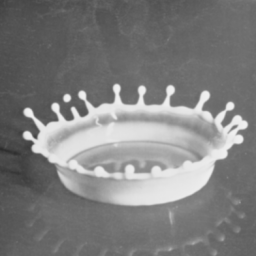
#> input picture Day5-1/image/milkdrop.bmp, 256 x 256 px
$ python 10_contours2.py
#> lines starting #> are read from the running program, lines starting #| are printed output that depends on the picture; after the words box and inside, x2 and y2 are one past the last pixel; in counts of white or black regions, pixels touching at a corner belong together
import cv2
import random

# 이미지 파일 경로
img_path = './image/milkdrop.bmp'

# 'Malgun Gothic' 폰트를 사용하여 한글 지원
font_path = 'C:/Windows/Fonts/malgun.ttf'
font = cv2.FONT_HERSHEY_SIMPLEX

img = cv2.imread(img_path, cv2.IMREAD_GRAYSCALE)
#> img is the input picture: shape (256, 256); min 44, max 240, mean 126.1

# 이미지 처리를 위해 가우시안 블러와 캐니 에지 검출을 적용합니다.
blurred_img = cv2.GaussianBlur(img, (5, 5), 0)
edges = cv2.Canny(blurred_img, 30, 150)
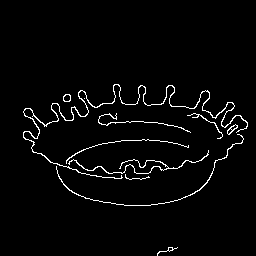
#> edges: shape (256, 256); 2.9% white in thin lines or dots, all inside (x1, y1, x2, y2) = (23, 84, 248, 256)

# 에지 검출된 이미지에서 윤곽선을 검출합니다.
contours, _ = cv2.findContours(edges, cv2.RETR_EXTERNAL, cv2.CHAIN_APPROX_NONE)
#> contours = 11 contours, 6 with area under 20; largest, box (x1, y1, x2, y2) and area: (23, 84, 248, 179) 204, (68, 150, 209, 174) 60, (56, 134, 244, 206) 48, (227, 124, 238, 135) 46, (63, 94, 71, 102) 46

# 윤곽선을 그리기 위해 새로운 빈 이미지를 생성합니다.
dst = cv2.cvtColor(img, cv2.COLOR_GRAY2BGR)

# 랜덤한 색상으로 윤곽선을 그립니다.
for contour in contours:
    color = (random.randint(0, 255), random.randint(0, 255), random.randint(0, 255))
    cv2.drawContours(dst, [contour], -1, color, 3)
#> this loop made 11 passes
#> color on passes 1, 2, 3, 4, 5, 6, 7, 8, 10, 11: (197, 215, 20), (132, 248, 207), (155, 244, 183), (111, 71, 144), (71, 48, 128), (75, 158, 50), (37, 169, 241), (51, 181, 222), (226, 133, 31), (7, 47, 204)
#> (contour, color) on pass 9: ([[84, 98]], (161, 104, 244))
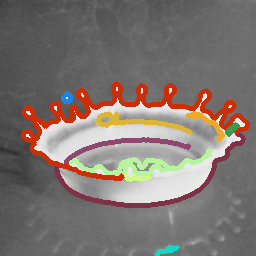
#> dst: shape (256, 256, 3); 11.9% of pixels changed, all inside (x1, y1, x2, y2) = (21, 82, 250, 256)

# 윈도우에 이미지 출력
cv2.imshow('원본 이미지', img)
cv2.imshow('에지 검출', edges)
cv2.imshow('외곽선 추출 결과', dst)
cv2.waitKey()
